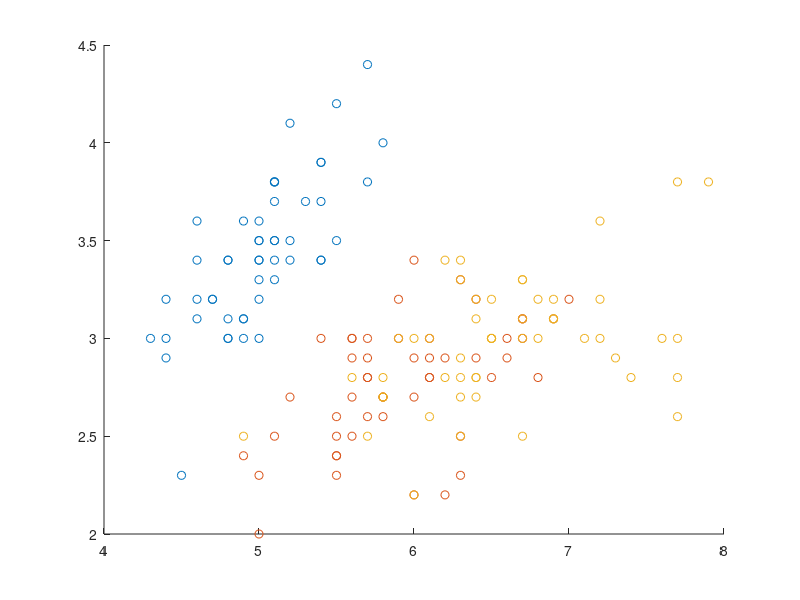
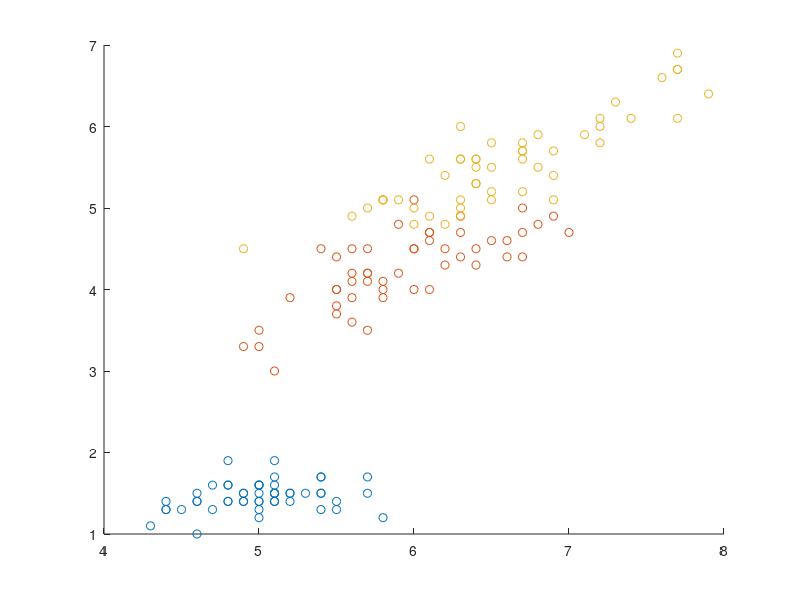

These figures' MATLAB source, in order:
load fisheriris;
data = [meas(:,1),meas(:,2)];
figure;
scatter(data(1:50,1),data(1:50,2),'b+');
hold on,scatter(data(51:100,1),data(51:100,2),'r*');
hold on,scatter(data(101:150,1),data(101:150,2),'go');

data = [meas(:,1),meas(:,3)];
figure;
scatter(data(1:50,1),data(1:50,2),'b+');
hold on,scatter(data(51:100,1),data(51:100,2),'r*');
hold on,scatter(data(101:150,1),data(101:150,2),'go');